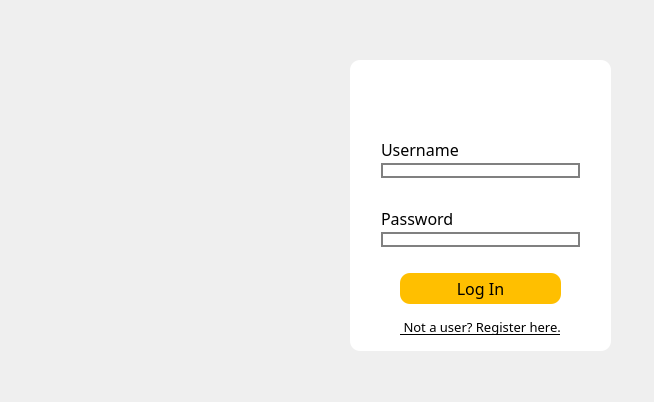
<?xml version="1.0" encoding="UTF-8"?>
<ui version="4.0">
 <class>LoginClass</class>
 <widget class="QMainWindow" name="LoginClass">
  <property name="geometry">
   <rect>
    <x>0</x>
    <y>0</y>
    <width>654</width>
    <height>402</height>
   </rect>
  </property>
  <property name="minimumSize">
   <size>
    <width>654</width>
    <height>402</height>
   </size>
  </property>
  <property name="maximumSize">
   <size>
    <width>654</width>
    <height>402</height>
   </size>
  </property>
  <property name="font">
   <font>
    <family>Nunito Medium</family>
   </font>
  </property>
  <property name="windowTitle">
   <string>Gartic - Login</string>
  </property>
  <property name="windowIcon">
   <iconset resource="../../Frontend.qrc">
    <normaloff>:/Frontend/assets/images/appicon.ico</normaloff>:/Frontend/assets/images/appicon.ico</iconset>
  </property>
  <widget class="QWidget" name="centralWidget">
   <widget class="QGroupBox" name="groupBox_login_from">
    <property name="geometry">
     <rect>
      <x>350</x>
      <y>60</y>
      <width>261</width>
      <height>291</height>
     </rect>
    </property>
    <property name="font">
     <font>
      <family>Nunito Medium</family>
      <pointsize>16</pointsize>
      <bold>false</bold>
      <underline>false</underline>
      <strikeout>false</strikeout>
     </font>
    </property>
    <property name="autoFillBackground">
     <bool>false</bool>
    </property>
    <property name="styleSheet">
     <string notr="true">background-color: rgb(255, 255, 255);
border-radius: 10px;</string>
    </property>
    <property name="flat">
     <bool>false</bool>
    </property>
    <property name="checkable">
     <bool>false</bool>
    </property>
    <widget class="QPushButton" name="pushButton_login">
     <property name="geometry">
      <rect>
       <x>50</x>
       <y>213</y>
       <width>161</width>
       <height>31</height>
      </rect>
     </property>
     <property name="font">
      <font>
       <family>Nunito Medium</family>
       <pointsize>12</pointsize>
       <bold>false</bold>
       <underline>false</underline>
       <strikeout>false</strikeout>
      </font>
     </property>
     <property name="styleSheet">
      <string notr="true">QPushButton{
background-color: rgb(255, 191, 0);
color:rgb(0,0,0);
}

QPushButton:hover, QPushButton:pressed {
   background-color: rgb(225, 165, 0);
}</string>
     </property>
     <property name="text">
      <string>Log In</string>
     </property>
    </widget>
    <widget class="QWidget" name="layoutWidget">
     <property name="geometry">
      <rect>
       <x>20</x>
       <y>70</y>
       <width>221</width>
       <height>59</height>
      </rect>
     </property>
     <layout class="QVBoxLayout" name="verticalLayout_username">
      <item>
       <widget class="QLabel" name="label_username">
        <property name="font">
         <font>
          <family>Nunito Medium</family>
          <pointsize>12</pointsize>
          <bold>false</bold>
          <underline>false</underline>
          <strikeout>false</strikeout>
         </font>
        </property>
        <property name="text">
         <string>Username</string>
        </property>
       </widget>
      </item>
      <item>
       <widget class="QLineEdit" name="lineEdit_username">
        <property name="font">
         <font>
          <family>Nunito Medium</family>
          <pointsize>12</pointsize>
          <bold>false</bold>
          <underline>false</underline>
          <strikeout>false</strikeout>
         </font>
        </property>
        <property name="styleSheet">
         <string notr="true">border: 2px solid gray;</string>
        </property>
       </widget>
      </item>
     </layout>
    </widget>
    <widget class="QWidget" name="layoutWidget">
     <property name="geometry">
      <rect>
       <x>20</x>
       <y>140</y>
       <width>221</width>
       <height>58</height>
      </rect>
     </property>
     <layout class="QVBoxLayout" name="verticalLayout_password">
      <item>
       <widget class="QLabel" name="label_password">
        <property name="font">
         <font>
          <family>Nunito Medium</family>
          <pointsize>12</pointsize>
          <bold>false</bold>
          <underline>false</underline>
          <strikeout>false</strikeout>
         </font>
        </property>
        <property name="text">
         <string>Password</string>
        </property>
       </widget>
      </item>
      <item>
       <widget class="QLineEdit" name="lineEdit_password">
        <property name="font">
         <font>
          <family>Nunito Medium</family>
          <pointsize>12</pointsize>
          <bold>false</bold>
          <underline>false</underline>
          <strikeout>false</strikeout>
         </font>
        </property>
        <property name="styleSheet">
         <string notr="true">border: 2px solid gray;</string>
        </property>
        <property name="echoMode">
         <enum>QLineEdit::Password</enum>
        </property>
       </widget>
      </item>
     </layout>
    </widget>
    <widget class="QLabel" name="label_signInText">
     <property name="geometry">
      <rect>
       <x>42</x>
       <y>16</y>
       <width>180</width>
       <height>45</height>
      </rect>
     </property>
     <property name="font">
      <font>
       <family>Nunito Medium</family>
       <pointsize>16</pointsize>
       <bold>false</bold>
       <underline>false</underline>
       <strikeout>false</strikeout>
      </font>
     </property>
     <property name="text">
      <string/>
     </property>
     <property name="pixmap">
      <pixmap resource="../../Frontend.qrc">:/Frontend/assets/images/sign-in-badge.png</pixmap>
     </property>
     <property name="scaledContents">
      <bool>true</bool>
     </property>
    </widget>
    <widget class="QPushButton" name="pushButton_goToRegister">
     <property name="geometry">
      <rect>
       <x>50</x>
       <y>255</y>
       <width>161</width>
       <height>24</height>
      </rect>
     </property>
     <property name="font">
      <font>
       <family>Nunito Medium</family>
       <pointsize>10</pointsize>
       <underline>true</underline>
      </font>
     </property>
     <property name="styleSheet">
      <string notr="true">QPushButton:hover, QPushButton:pressed {
	color: rgb(110, 110, 110);
}</string>
     </property>
     <property name="text">
      <string> Not a user? Register here.</string>
     </property>
    </widget>
   </widget>
   <widget class="QLabel" name="label_background">
    <property name="enabled">
     <bool>true</bool>
    </property>
    <property name="geometry">
     <rect>
      <x>-10</x>
      <y>0</y>
      <width>681</width>
      <height>411</height>
     </rect>
    </property>
    <property name="text">
     <string/>
    </property>
    <property name="pixmap">
     <pixmap resource="../../Frontend.qrc">:/Frontend/assets/images/background.png</pixmap>
    </property>
    <property name="scaledContents">
     <bool>true</bool>
    </property>
    <property name="wordWrap">
     <bool>false</bool>
    </property>
   </widget>
   <widget class="QLabel" name="label">
    <property name="geometry">
     <rect>
      <x>46</x>
      <y>155</y>
      <width>251</width>
      <height>71</height>
     </rect>
    </property>
    <property name="text">
     <string/>
    </property>
    <property name="pixmap">
     <pixmap resource="../../Frontend.qrc">:/Frontend/assets/images/gartic-logo.png</pixmap>
    </property>
    <property name="scaledContents">
     <bool>true</bool>
    </property>
   </widget>
   <zorder>label_background</zorder>
   <zorder>groupBox_login_from</zorder>
   <zorder>label</zorder>
  </widget>
 </widget>
 <layoutdefault spacing="6" margin="11"/>
 <resources>
  <include location="../../Frontend.qrc"/>
  <include location="../../Frontend.qrc"/>
 </resources>
 <connections/>
</ui>
